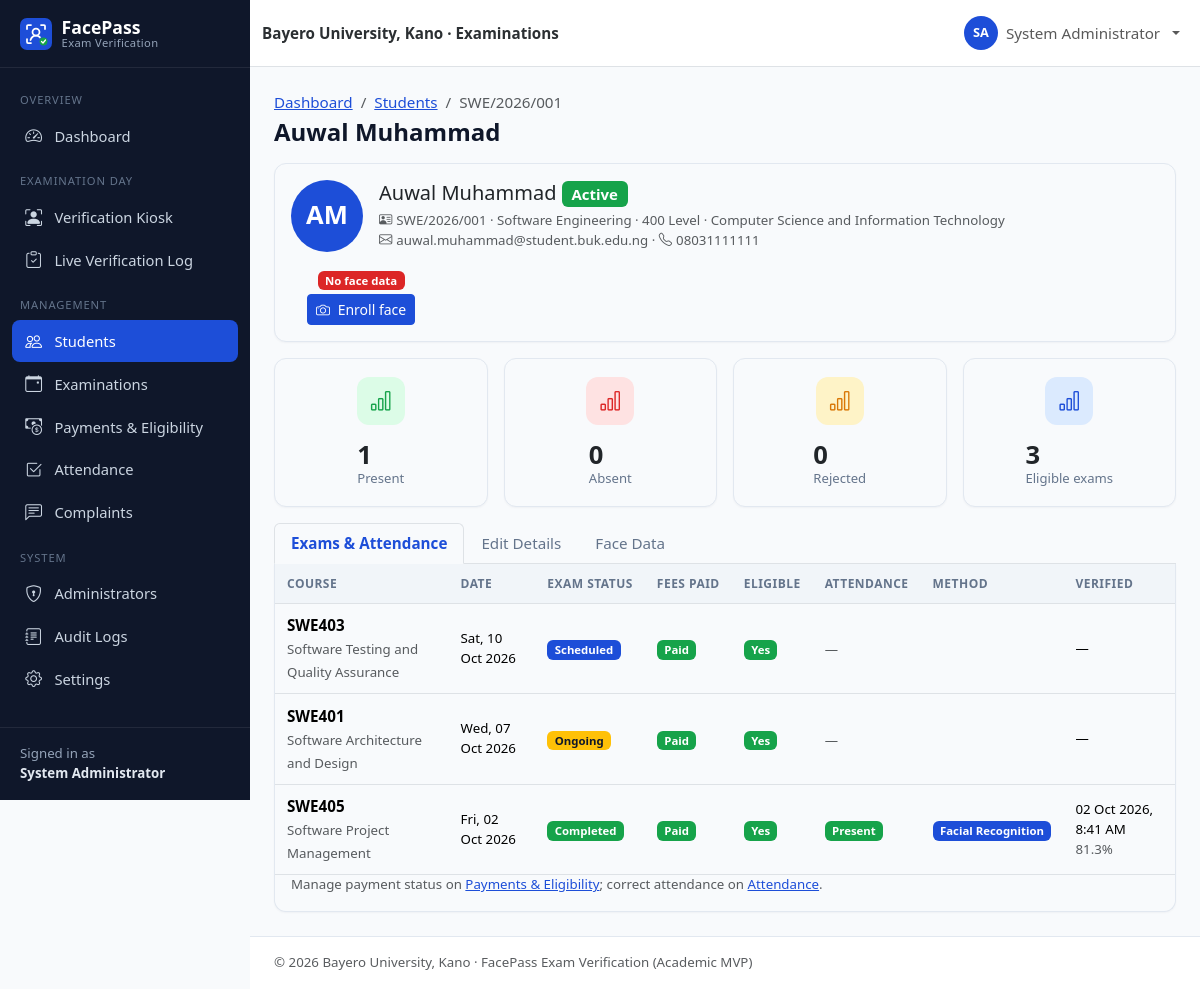
Screenshot of /admin/student-view.php?id=2 (signed in) with the database file from the repository.
### tables this page shows
CREATE TABLE users (
    id               INT UNSIGNED NOT NULL AUTO_INCREMENT,
    student_id       VARCHAR(30)  NULL,                 
    first_name       VARCHAR(60)  NOT NULL,
    last_name        VARCHAR(60)  NOT NULL,
    email            VARCHAR(120) NOT NULL,
    phone            VARCHAR(20)  NULL,
    password         VARCHAR(255) NOT NULL,             
    role             ENUM('admin','student') NOT NULL DEFAULT 'student',
    department       VARCHAR(100) NULL,
    level            VARCHAR(10)  NULL,                 
    faculty          VARCHAR(100) NULL,
    face_registered  TINYINT(1)   NOT NULL DEFAULT 0,
    account_status   ENUM('active','inactive','suspended') NOT NULL DEFAULT 'active',
    created_at       TIMESTAMP    NOT NULL DEFAULT CURRENT_TIMESTAMP,
    updated_at       TIMESTAMP    NOT NULL DEFAULT CURRENT_TIMESTAMP ON UPDATE CURRENT_TIMESTAMP,
    PRIMARY KEY (id),
    UNIQUE KEY uq_users_student_id (student_id),
    UNIQUE KEY uq_users_email (email),
    KEY idx_users_role (role),
    KEY idx_users_dept_level (department, level),
    KEY idx_users_status (account_status)
);

### admin/student-view.php (the view, shortened to what the rows shown need)
<?php
requireAdmin();
$id = is_post() ? post_int('id') : get_int('id');
$student = find_student($id);
$tab = get_str('tab', 20) ?: 'overview';
$pageTitle = full_name($student);
$breadcrumbs = ['Dashboard' => 'admin/dashboard.php', 'Students' => 'admin/students.php', $student['student_id'] => null];
require __DIR__ . '/../includes/header.php';
?>
<div class="card student-header-card mb-3">
    <div class="card-body d-flex flex-wrap align-items-center gap-3">
        <div class="avatar-lg"><?= e(strtoupper(substr($student['first_name'], 0, 1) . substr($student['last_name'], 0, 1))) ?></div>
        <div class="flex-grow-1">
            <h2 class="h5 mb-1"><?= e(full_name($student)) ?> <?= status_badge($student['account_status']) ?></h2>
            <div class="text-muted small">
                <i class="bi bi-person-vcard me-1"></i><?= e($student['student_id']) ?> ·
                <?= e($student['department']) ?> · <?= e($student['level']) ?> Level · <?= e($student['faculty']) ?>
            </div>
            <div class="text-muted small"><i class="bi bi-envelope me-1"></i><?= e($student['email']) ?> · <i class="bi bi-telephone me-1"></i><?= e($student['phone']) ?></div>
        </div>
        <div class="text-center px-3">
            <div class="mb-1"><?= yes_no_badge($student['face_registered'], 'Face registered', 'No face data') ?></div>
            <a href="<?= e(url('admin/enroll-face.php?id=' . $id)) ?>" class="btn btn-sm btn-primary"><i class="bi bi-camera me-1"></i>
                <?= $student['face_registered'] ? 'Re-enroll face' : 'Enroll face' ?></a>
        </div>
    </div>
</div>
<div class="tab-content card border-top-0 rounded-top-0">
    <div class="tab-pane fade<?= $tab === 'overview' ? ' show active' : '' ?>" id="tab-overview" role="tabpanel">
        <div class="table-responsive">
            <table class="table align-middle table-card">
                <thead><tr><th>Course</th><th>Date</th><th>Exam Status</th><th>Fees Paid</th><th>Eligible</th><th>Attendance</th><th>Method</th><th>Verified</th></tr></thead>
            </table>
        </div>
    </div>
</div>
<?php require __DIR__ . '/../includes/footer.php'; ?>

### includes/header.php (shortened to what the rows shown need)
<?php
$pageTitle = $pageTitle ?? APP_NAME;
$layout = $layout ?? 'app';
$breadcrumbs = $breadcrumbs ?? [];
$bodyClass = $bodyClass ?? '';
$user = current_user();
$role = $user['role'] ?? null;
?>
<!doctype html>
<html lang="en">
<head>
    <link rel="stylesheet" href="<?= e(url('assets/vendor/bootstrap/bootstrap.min.css')) ?>">
    <link rel="stylesheet" href="<?= e(url('assets/vendor/bootstrap-icons/bootstrap-icons.min.css')) ?>">
    <link rel="stylesheet" href="<?= e(url('assets/css/style.css')) ?>">
    <?php if ($role === 'admin'): ?>
        <link rel="stylesheet" href="<?= e(url('assets/css/admin.css')) ?>">
    <?php elseif ($role === 'student'): ?>
        <link rel="stylesheet" href="<?= e(url('assets/css/student.css')) ?>">
    <?php endif; ?>
</head>
<body class="<?= e(trim("layout-$layout $bodyClass")) ?>">
<?php if ($layout === 'app' && $user): ?>
<div class="app-shell">
    <?php require __DIR__ . '/sidebar.php'; ?>
    <div class="app-main">
        <nav class="navbar navbar-expand bg-white border-bottom app-topbar sticky-top">
            <div class="container-fluid">
                <span class="navbar-text fw-semibold text-secondary-emphasis d-none d-sm-inline">
                    <?= e(INSTITUTION_NAME) ?> · Examinations
                </span>
                <ul class="navbar-nav ms-auto align-items-center">
                    <li class="nav-item dropdown">
                        <a class="nav-link dropdown-toggle d-flex align-items-center gap-2" href="#" role="button"
                           data-bs-toggle="dropdown" aria-expanded="false">
                            <span class="avatar-circle"><?= e(strtoupper(substr($user['first_name'], 0, 1) . substr($user['last_name'], 0, 1))) ?></span>
                            <span class="d-none d-md-inline"><?= e(full_name($user)) ?></span>
                        </a>
                    </li>
                </ul>
            </div>
        </nav>
        <main class="app-content container-fluid">
            <div class="d-flex flex-wrap justify-content-between align-items-center mb-3 gap-2">
                <div>
                    <?php if ($breadcrumbs): ?>
                        <nav aria-label="breadcrumb">
                            <ol class="breadcrumb small mb-1">
                                <?php foreach ($breadcrumbs as $label => $link): ?>
                                    <?php if ($link): ?>
                                        <li class="breadcrumb-item"><a href="<?= e(url($link)) ?>"><?= e($label) ?></a></li>
                                    <?php else: ?>
                                        <li class="breadcrumb-item active" aria-current="page"><?= e($label) ?></li>
                                    <?php endif; ?>
                                <?php endforeach; ?>
                            </ol>
                        </nav>
                    <?php endif; ?>
                    <h1 class="h4 mb-0 page-title"><?= e($pageTitle) ?></h1>
                </div>
            </div>
<?php else: ?>
<main class="plain-content">
<?php endif; ?>

### includes/sidebar.php (shortened to what the rows shown need)
<?php
$current = str_replace('\\', '/', $_SERVER['SCRIPT_NAME'] ?? '');
if (($user['role'] ?? '') === 'admin') {
    $menu = [
        'Overview' => [
            ['admin/dashboard.php', 'bi-speedometer2', 'Dashboard'],
        ],
        'Examination Day' => [
            ['verification/index.php', 'bi-person-bounding-box', 'Verification Kiosk'],
            ['verification/result.php', 'bi-clipboard-check', 'Live Verification Log'],
        ],
        'Management' => [
            ['admin/students.php', 'bi-people', 'Students'],
            ['admin/examinations.php', 'bi-calendar-event', 'Examinations'],
            ['admin/payments.php', 'bi-cash-coin', 'Payments & Eligibility'],
            ['admin/attendance.php', 'bi-check2-square', 'Attendance'],
            ['admin/complaints.php', 'bi-chat-left-text', 'Complaints'],
        ],
        'System' => [
            ['admin/users.php', 'bi-shield-lock', 'Administrators'],
            ['admin/audit-logs.php', 'bi-journal-text', 'Audit Logs'],
            ['admin/settings.php', 'bi-gear', 'Settings'],
        ],
    ];
    $aliases = [
        'admin/student-view.php' => 'admin/students.php',
        'admin/enroll-face.php' => 'admin/students.php',
        'auth/register.php' => 'admin/students.php',
        'admin/examination-create.php' => 'admin/examinations.php',
    ];
}
$isActive = function (string $path) use ($current, $aliases): bool {
    foreach ($aliases as $child => $parent) {
        if ($parent === $path && str_ends_with($current, '/' . $child)) {
            return true;
        }
    }
    return str_ends_with($current, '/' . $path);
};
?>
<aside class="offcanvas-lg offcanvas-start app-sidebar" tabindex="-1" id="appSidebar" aria-labelledby="appSidebarLabel">
    <div class="offcanvas-body flex-column p-0">
        <div class="sidebar-desktop-brand d-none d-lg-block">
            <a class="sidebar-brand" href="<?= e(url('index.php')) ?>">
                <img src="<?= e(url('assets/images/logo.svg')) ?>" alt="" width="32" height="32">
                <span>FacePass<small>Exam Verification</small></span>
            </a>
        </div>
        <nav class="sidebar-nav">
            <?php foreach ($menu as $section => $items): ?>
                <div class="sidebar-section"><?= e($section) ?></div>
                <?php foreach ($items as [$path, $icon, $label]): ?>
                    <a class="sidebar-link<?= $isActive($path) ? ' active' : '' ?>" href="<?= e(url($path)) ?>">
                        <i class="bi <?= e($icon) ?>"></i><span><?= e($label) ?></span>
                    </a>
                <?php endforeach; ?>
            <?php endforeach; ?>
        </nav>
        <div class="sidebar-footer small">
            Signed in as<br><strong><?= e(full_name($user)) ?></strong>
        </div>
    </div>
</aside>

### includes/functions.php (shortened to what the rows shown need)
<?php
function e($value): string
{
    return htmlspecialchars((string) ($value ?? ''), ENT_QUOTES | ENT_SUBSTITUTE, 'UTF-8');
}
function base_url(): string
{
    static $base = null;
    if ($base !== null) {
        return $base;
    }
    $docRoot = realpath($_SERVER['DOCUMENT_ROOT'] ?? '') ?: '';
    $root = realpath(ROOT_PATH) ?: ROOT_PATH;
    $docRoot = str_replace('\\', '/', $docRoot);
    $root = str_replace('\\', '/', $root);
    $relative = '';
    if ($docRoot !== '' && stripos($root, $docRoot) === 0) {
        $relative = trim(substr($root, strlen($docRoot)), '/');
    }
    $base = $relative === '' ? '' : '/' . $relative;
    return $base;
}
function url(string $path = ''): string
{
    return base_url() . '/' . ltrim($path, '/');
}
function get_str(string $key, int $maxLen = 100): string
{
    $value = $_GET[$key] ?? '';
    return is_string($value) ? mb_substr(trim($value), 0, $maxLen) : '';
}
function get_int(string $key, int $default = 0): int
{
    $value = filter_var($_GET[$key] ?? null, FILTER_VALIDATE_INT);
    return $value === false || $value === null ? $default : $value;
}
function is_post(): bool
{
    return ($_SERVER['REQUEST_METHOD'] ?? 'GET') === 'POST';
}
function find_student(int $id): ?array
{
    $stmt = db()->prepare("SELECT * FROM users WHERE id = ? AND role = 'student'");
    $stmt->execute([$id]);
    return $stmt->fetch() ?: null;
}
function full_name(array $row): string
{
    return trim(($row['first_name'] ?? '') . ' ' . ($row['last_name'] ?? ''));
}
function status_badge(?string $status): string
{
    $map = [
        'scheduled' => 'primary', 'ongoing' => 'warning text-dark', 'completed' => 'success',
        'cancelled' => 'secondary', 'present' => 'success', 'absent' => 'danger',
        'rejected' => 'danger', 'pending' => 'warning text-dark', 'reviewed' => 'info text-dark',
        'resolved' => 'success', 'active' => 'success', 'inactive' => 'secondary',
        'suspended' => 'danger', 'facial_recognition' => 'primary', 'manual' => 'dark',
    ];
    $status = (string) $status;
    $class = $map[$status] ?? 'secondary';
    $label = ucwords(str_replace('_', ' ', $status));
    return '<span class="badge bg-' . $class . '">' . e($label) . '</span>';
}

### rows the page displays
users: full_name($user) "System Administrator", first_name+last_name "SA"
users: first_name+last_name "AM", full_name($student) "Auwal Muhammad", account_status "Active", student "SWE/2026/001", department "Software Engineering", level "400", faculty "Computer Science and Information Technology", email "auwal.muhammad@student.buk.edu.ng", phone "08031111111"

### other values shown
$section "OVERVIEW"
$label "Dashboard"
$section "EXAMINATION DAY"
$label "Verification Kiosk"
$label "Live Verification Log"
$section "MANAGEMENT"
$label "Students"
$label "Examinations"
$label "Payments & Eligibility"
$label "Attendance"
$label "Complaints"
$section "SYSTEM"
$label "Administrators"
$label "Audit Logs"
$label "Settings"
